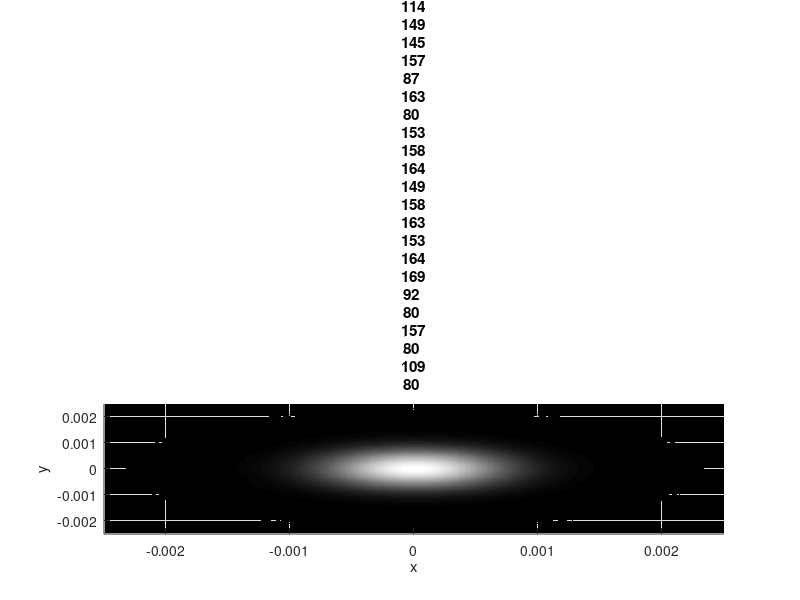
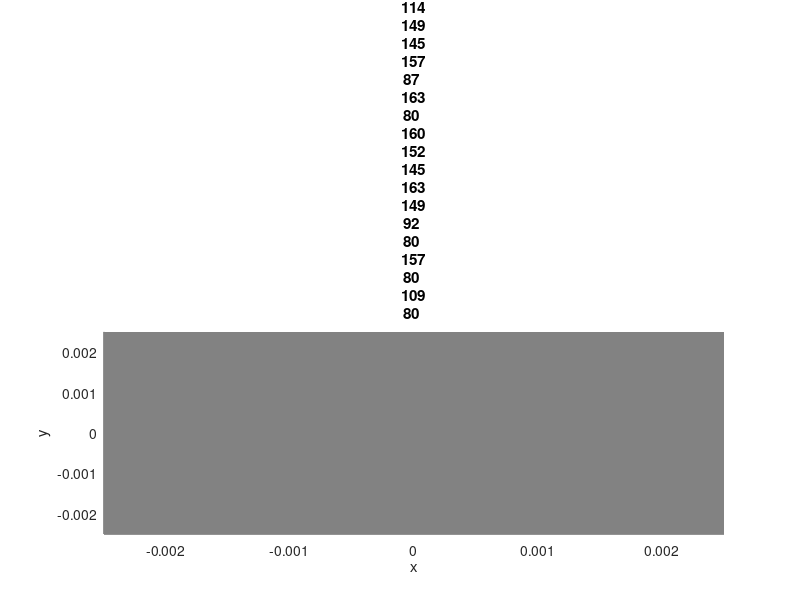

Source code (MATLAB) for these figures, in order: (Note: this script raises an error after producing the figures.)
clc, clear, close all

% Physical parameters
w0 = 1e-3;                                     % Beam width
m = 0;                                         % Topological charge
N = 2^8;                                       % Numerical window
E = @(r,th) (r/w0).^(abs(m)).*exp(-r.^2/w0^2).*exp(1i*m*th); % Electric field (Laguerre-Gauss)

% Mesh's space generation
[x,y] = meshgrid(linspace(-2.5*w0,2.5*w0,N));  % Cartesian coordinates
[th,r] = cart2pol(x,y);                        % Polar coordinates

% Physical magnitudes
intensity = abs(E(r,th).^2);                   % Electric field's intensity
phase = angle(E(r,th));                        % Electric field's phase

% Intensity and phase graphing
figure, surf(x,y,intensity,"EdgeColor","none"), axis([-1 1 -1 1]*2.5*w0)
xlabel("x"), ylabel("y"), zlabel("E"), view(2)
title("Beam's intensity, m = "+num2str(m)), colormap gray
figure, surf(x,y,phase,"EdgeColor","none"), axis([-1 1 -1 1]*2.5*w0)
xlabel("x"), ylabel("y"), zlabel("arg(E)"), view(2)
title("Beam's phase, m = "+num2str(m)), colormap gray

%% BEAM POLARIZATION
% vertical (V), horizontal (H), diagonal(D), antidiagonal (A),
% right-circular (R), left-circular (L)
polarization = "V";
[Ex,Ey] = polarize(E(r,th),polarization);

% Beam's vector field graphing
if (polarization == "L") || (polarization == "R")
    w = 0.1;
    figure
    for t = 0:2*pi*20
        quiver(x,y,real(Ex*exp(-1i*w*t)),real(Ey*exp(-1i*w*t)),"w")
        xlabel("x"), ylabel("y"), title("Polarized beam")
        axis square, set(gca,"Color","k"), axis([-1 1 -1 1]*2*w0) 
        drawnow
    end
else
    figure
    quiver(x,y,real(Ex),real(Ey),"w")
    xlabel("x"), ylabel("y"), title("Polarized beam")
    axis square, set(gca,"Color","k"), axis([-1 1 -1 1]*2*w0) 
end



% Normalized stokes parameters
I0 = I(Ex,Ey,0,0) + I(Ex,Ey,pi/2,0)
S0 = (I(Ex,Ey,0,0) + I(Ex,Ey,pi/2,0))/I0
S1 = (I(Ex,Ey,0,0) - I(Ex,Ey,pi/2,0))/I0
S2 = (I(Ex,Ey,0,pi/4) - I(Ex,Ey,0,-pi/4))/I0
S3 = (I(Ex,Ey,pi/2,pi/4) + I(Ex,Ey,pi/2,-pi/4))/I0

% Polarization grade
P = sqrt(S1^2 + S2^2 + S3^2)/S0


function [Ex,Ey] = polarize(E,Polarization)
    switch Polarization
        case "H"
            p = [1;0];              % Horizontal polarization
        case "V"
            p = [0;1];              % Vertical polarization
        case "D"
            p = 1/sqrt(2)*[1;1];    % Diagonal polarization
        case "A"
            p = 1/sqrt(2)*[1;-1];   % Anti-diagonal polarization
        case "R"
            p = 1/sqrt(2)*[1;-1i];  % Right-circular polarization
        case "L"
            p = 1/sqrt(2)*[1;1i];   % Left-circular polarization
    end
    [Ex,Ey] = deal(E*p(1),E*p(2));  % Electric field's components polarization
end

function [Ex,Ey] = retarder(Ex,Ey,phi)  % Function representing a retarder element
    Ex = Ex;
    Ey = Ey*exp(1i*phi);
end

function [Ex,Ey] = polarizator(Ex,Ey,angle) % Function representing a polarizator element
    Ex = Ex*sin(angle).^2 + Ey*sin(angle)*cos(angle);
    Ey = Ex*sin(angle)*cos(angle) + Ey*cos(angle).^2;    
end

function Intensity = I(Ex,Ey,theta, phi)
    [Ex,Ey] = retarder(Ex,Ey,phi);              % Beam retardation
    [Ex,Ey] = polarizator(Ex,Ey,theta);         % Beam polarization
    magEx = sum(Ex,"all")*conj(sum(Ex,"all"));
    magEy = sum(Ey,"all")*conj(sum(Ey,"all"));
    Intensity = magEx + magEy;                  % Beam's intensity
end